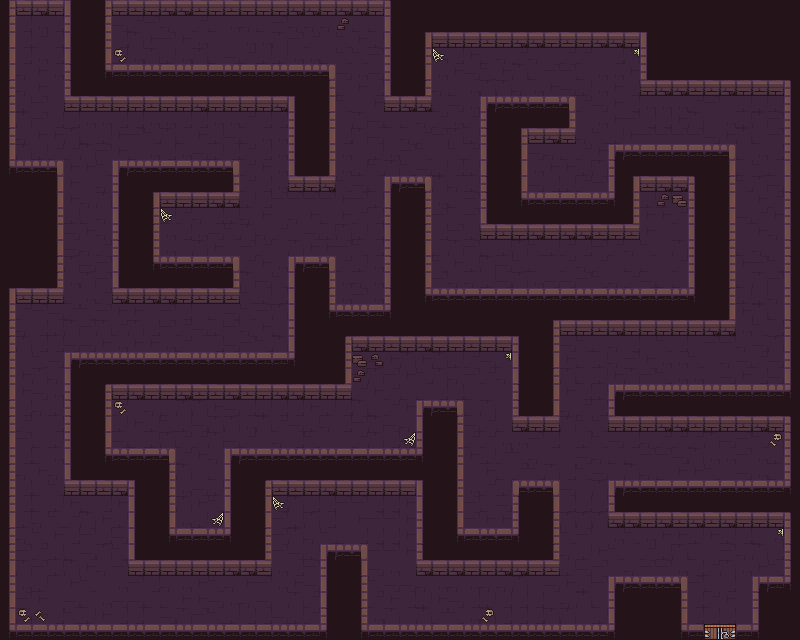

A level layout from a 2D game, rendered from its tile map. Below: a short description, then the map file with tile-grid data replaced by summaries:
An orthogonal 50x40 tile map with 16x16 px tiles, 2 tile layers (walls, static-decorations), 2 tilesets.

<map version="1.10" tiledversion="1.10.2" orientation="orthogonal" renderorder="right-down" width="50" height="40" tilewidth="16" tileheight="16" infinite="0" nextlayerid="3" nextobjectid="1">
 <tileset firstgid="1" source="Dungeon_Tileset.tsx" />
 <tileset firstgid="101" source="../level1/Dungeon_Tileset.tsx" />
 <layer id="1" name="walls" width="50" height="40">
  <data>[2000 cells, 2000 non-empty, 36 distinct tile ids]</data>
 </layer>
 <layer id="2" name="static-decorations" width="50" height="40">
  <data>[2000 cells, 22 non-empty, 10 distinct tile ids]</data>
 </layer>
</map>
